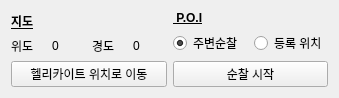
<?xml version="1.0" encoding="UTF-8"?>
<ui version="4.0">
 <class>Form</class>
 <widget class="QWidget" name="Form">
  <property name="geometry">
   <rect>
    <x>0</x>
    <y>0</y>
    <width>339</width>
    <height>96</height>
   </rect>
  </property>
  <property name="windowTitle">
   <string>Form</string>
  </property>
  <layout class="QGridLayout" name="gridLayout">
   <item row="0" column="0">
    <layout class="QHBoxLayout" name="horizontalLayout">
     <item>
      <layout class="QVBoxLayout" name="verticalLayout_2">
       <item>
        <widget class="QLabel" name="label_title_location">
         <property name="font">
          <font>
           <bold>true</bold>
           <underline>true</underline>
          </font>
         </property>
         <property name="text">
          <string>지도</string>
         </property>
        </widget>
       </item>
       <item>
        <layout class="QHBoxLayout" name="horizontalLayout_3">
         <item>
          <widget class="QLabel" name="label_title_latitude">
           <property name="text">
            <string>위도</string>
           </property>
          </widget>
         </item>
         <item>
          <widget class="QLabel" name="label_value_latitude">
           <property name="text">
            <string>0</string>
           </property>
          </widget>
         </item>
         <item>
          <widget class="QLabel" name="label_title_longitude">
           <property name="text">
            <string>경도</string>
           </property>
          </widget>
         </item>
         <item>
          <widget class="QLabel" name="label_value_longitude">
           <property name="text">
            <string>0</string>
           </property>
          </widget>
         </item>
        </layout>
       </item>
       <item>
        <widget class="QPushButton" name="button_move_location">
         <property name="text">
          <string>헬리카이트 위치로 이동</string>
         </property>
        </widget>
       </item>
      </layout>
     </item>
     <item>
      <layout class="QVBoxLayout" name="verticalLayout">
       <item>
        <widget class="QLabel" name="label_title_poi">
         <property name="font">
          <font>
           <bold>true</bold>
           <underline>true</underline>
          </font>
         </property>
         <property name="text">
          <string> P.O.I</string>
         </property>
        </widget>
       </item>
       <item>
        <layout class="QHBoxLayout" name="horizontalLayout_2">
         <item>
          <widget class="QRadioButton" name="radio_around_patrol">
           <property name="text">
            <string>주변순찰</string>
           </property>
           <property name="checked">
            <bool>true</bool>
           </property>
          </widget>
         </item>
         <item>
          <widget class="QRadioButton" name="radio_registered_loction">
           <property name="text">
            <string>등록 위치</string>
           </property>
          </widget>
         </item>
        </layout>
       </item>
       <item>
        <widget class="QPushButton" name="button_start_patrol">
         <property name="font">
          <font>
           <underline>false</underline>
          </font>
         </property>
         <property name="text">
          <string>순찰 시작</string>
         </property>
         <property name="checkable">
          <bool>true</bool>
         </property>
        </widget>
       </item>
      </layout>
     </item>
    </layout>
   </item>
  </layout>
 </widget>
 <resources/>
 <connections/>
</ui>
